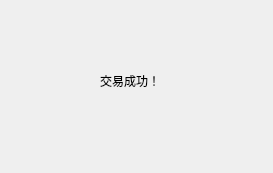
<?xml version="1.0" encoding="UTF-8"?>
<ui version="4.0">
 <class>success</class>
 <widget class="QDialog" name="success">
  <property name="geometry">
   <rect>
    <x>0</x>
    <y>0</y>
    <width>273</width>
    <height>173</height>
   </rect>
  </property>
  <property name="windowTitle">
   <string>Dialog</string>
  </property>
  <widget class="QLabel" name="label">
   <property name="geometry">
    <rect>
     <x>100</x>
     <y>20</y>
     <width>141</width>
     <height>121</height>
    </rect>
   </property>
   <property name="text">
    <string>交易成功！</string>
   </property>
  </widget>
 </widget>
 <resources/>
 <connections/>
</ui>
